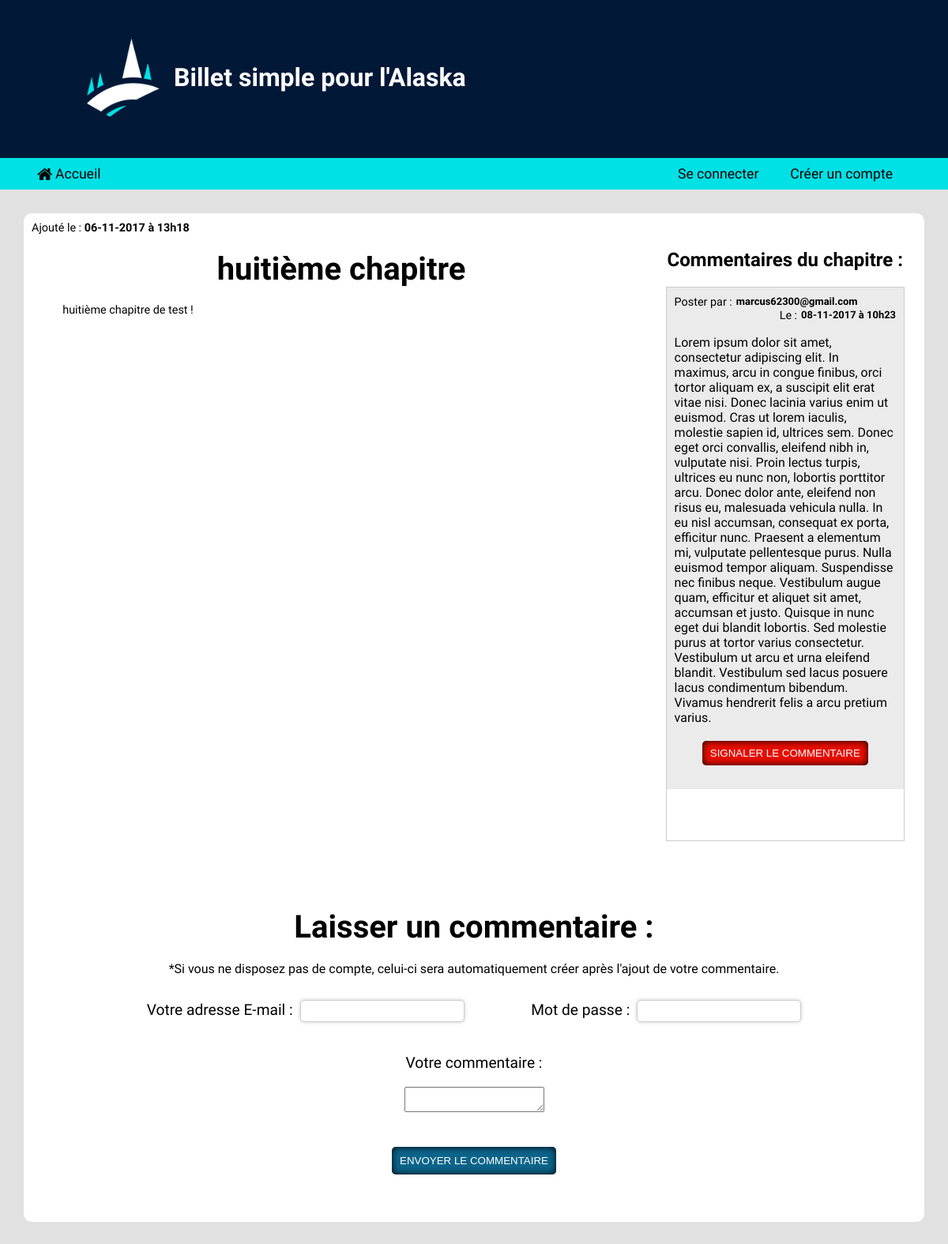
Page /index.php?action=ticket&id=8 on the earlier database version.
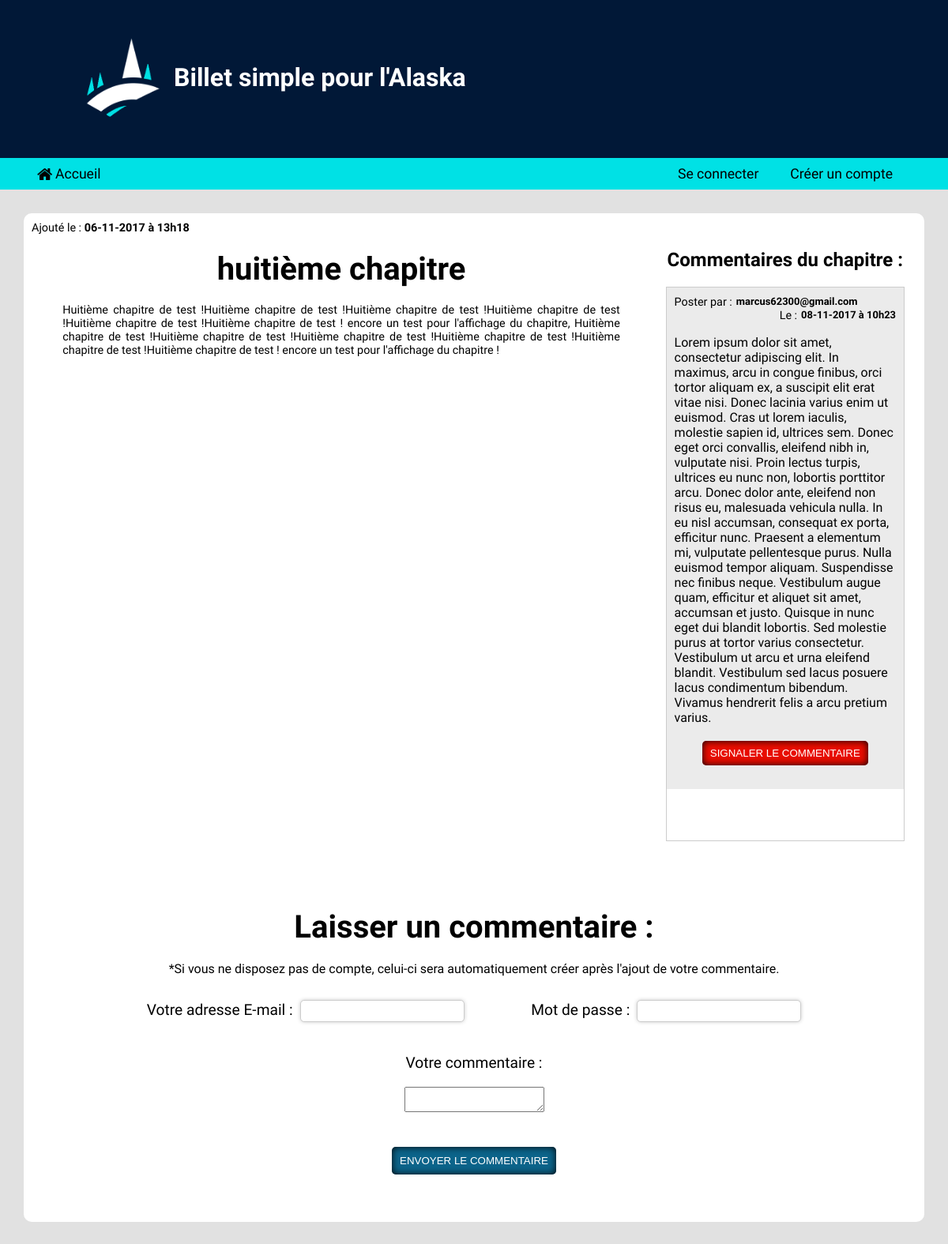
Same page on the later database version.
### tables this page shows
CREATE TABLE `tickets` (
  `id` int(11) NOT NULL,
  `title` varchar(255) NOT NULL,
  `content` text NOT NULL,
  `dateTimeAdd` datetime NOT NULL,
  `dateTimeLastModified` datetime DEFAULT NULL
);

CREATE TABLE `comments` (
  `id` int(11) NOT NULL,
  `content` text NOT NULL,
  `dateTimeAdd` datetime NOT NULL,
  `idTicket` int(11) NOT NULL,
  `idMember` int(11) NOT NULL,
  `alert` tinyint(1) NOT NULL
);

CREATE TABLE `members` (
  `id` int(11) NOT NULL,
  `emailAdress` varchar(255) NOT NULL,
  `password` varchar(255) NOT NULL,
  `status` varchar(20) NOT NULL
);

### Controler/Frontend/ControlerDisplayTicket.php (called while the page is built, shortened)
<?php
require_once('Model/TicketsManager.php');
require_once('Model/CommentsManager.php');
class ControlerDisplayTicket
{
    private $_ticketManager;
    private $_commentManager;
    public function displayTicket($idTicket)
    {
        $ticket = $this->ticketManager()->getTicket($idTicket);
        $commentsTicket = $this->commentManager()->getListCommentsTicket($idTicket);
        $viewDisplayTicket = new View('DisplayTicket');
        $viewDisplayTicket->generate(array(
            'ticket' => $ticket,
            'commentsTicket' => $commentsTicket
        ));
    }
    public function setTicketManager($ticketManager) { $this->_ticketManager = $ticketManager; }
    public function ticketManager() { return $this->_ticketManager; }
    public function setCommentManager($commentManager) { $this->_commentManager = $commentManager; }
    public function commentManager() { return $this->_commentManager; }
}

### index.php (called while the page is built, shortened)
<?php
require('Controler/Frontend/Router.php');
$router = new Router();
$router->routeRequest();

### model/TicketsManager.php (called while the page is built, shortened)
<?php
require_once('Ticket.php');
class TicketsManager extends Manager
{
    public function getTicket($id)
    {
        $bdd = $this->bddConnect();
        $request = $bdd->prepare('SELECT title, content, DATE_FORMAT(dateTimeAdd, \'%d-%m-%Y à %Hh%i\') AS dateTimeAdd, DATE_FORMAT(dateTimeLastModified, \'%d-%m-%Y à %Hh%i\') AS dateTimeModified FROM tickets WHERE id = :id');
        $request->bindValue(':id', $id, PDO::PARAM_INT);
        $request->execute() or die(print_r($request->errorInfo(), TRUE));
        $data = $request->fetch();
        $ticket = new Ticket($data);
        return $ticket;
    }
}

### model/Ticket.php (called while the page is built, shortened)
<?php
class Ticket
{
    private $_title;
    private $_content;
    private $_dateTimeAdd;
    public function hydrate(array $donnees)
    {
        foreach($donnees as $key => $value)
        {
            $method = 'set'.ucfirst($key);
        }
    }
    public function setTitle($title)
    {
        $this->_title = $title;
    }
    public function setContent($content)
    {
        $this->_content = $content;
    }
    public function setDateTimeAdd($dateTimeAdd)
    {
        $this->_dateTimeAdd = $dateTimeAdd;
    }
    public function title()
    {
        return $this->_title;
    }
    public function content()
    {
        return $this->_content;
    }
    public function dateTimeAdd()
    {
        return $this->_dateTimeAdd;
    }
}

### model/CommentsManager.php (called while the page is built, shortened)
<?php
require_once('CommentsJoin.php');
class CommentsManager extends Manager
{
    public function getListCommentsTicket($id)
    {
        $bdd = $this->bddConnect();
        $request = $bdd->prepare('SELECT com.id idComment, DATE_FORMAT(com.dateTimeAdd, \'%d-%m-%Y à %Hh%i\') AS dateTimeAddComment, com.content contentComment, com.alert alertComment, m.emailAdress mailMember, t.title titleTicket FROM comments com INNER JOIN members m ON com.idMember = m.id INNER JOIN tickets t ON com.idTicket = t.id WHERE com.idTicket = :idTicket ORDER BY com.alert DESC, com.dateTimeAdd DESC');
        $request->bindValue(':idTicket', $id, PDO::PARAM_INT);
        $request->execute() or die(print_r($request->errorInfo(), TRUE));
        $comment = $request->fetchAll();
        for($i = 0; $i < count($comment); $i++)
        {
            $comment[$i] = new CommentsJoin($comment[$i]);
        }
        return $comment;
    }
}

### Model/CommentsJoin.php (called while the page is built, shortened)
<?php
class CommentsJoin
{
    private $_dateTimeAddComment;
    private $_contentComment;
    private $_alertComment;
    private $_mailMember;
    public function hydrate(array $donnees)
    {
        foreach($donnees as $key => $value)
        {
            $method = 'set'.ucfirst($key);
        }
    }
    public function setDateTimeAddComment($dateTimeAddComment) { $this->_dateTimeAddComment = $dateTimeAddComment; }
    public function setContentComment($contentComment) { $this->_contentComment = $contentComment; }
    public function setAlertComment($alertComment) { $this->_alertComment = $alertComment; }
    public function setMailMember($mailMember) { $this->_mailMember = $mailMember; }
    public function dateTimeAddComment() { return $this->_dateTimeAddComment; }
    public function contentComment() { return $this->_contentComment; }
    public function alertComment() { return $this->_alertComment; }
    public function mailMember() { return $this->_mailMember; }
}

### view/frontend/viewDisplayTicket.php (the view, shortened to what this page needs)
<section id="sectionTicket">
    <article id="displayTicket">
        <p>Ajouté le : <span class="strong"><?= $ticket->dateTimeAdd(); ?></span></p>
        <h1 class="titleTicket"><?= $ticket->title(); ?></h1>
        <div id="contentTicket">
            <?= $ticket->content(); ?>
        </div>
    </article>
    <article id="displayComments">
        <h1>Commentaires du chapitre :</h1>
        <div id="listComments">
            <?php for($i = 0; $i < count($commentsTicket); $i++) : ?>
                <?php
                    if($commentsTicket[$i]->alertComment() == 1)
                    {
                ?>
                    <div class="commentSignal">
                <?php
                    }
                    else
                    {
                ?>
                    <div class="comment">
                <?php
                    }
                ?>
                    <p class="headerComment">
                        <span>Poster par : <span class="strong"><?= $commentsTicket[$i]->mailMember(); ?></span></span>
                        <span>Le : <span class="strong"><?= $commentsTicket[$i]->dateTimeAddComment(); ?></span></span>
                    </p>
                    <div class="contentComment">
                        <?= $commentsTicket[$i]->contentComment(); ?>
                    </div>
                    <form action="index.php?action=ticket" method="post">
                        <p>
                            <?php
                            if($commentsTicket[$i]->alertComment() == 1)
                            {
                            ?>
                                <input type="submit" class="buttonBlog" value="Commentaire signaler" disabled>
                            <?php
                            }
                            else
                            {
                            ?>
                                <input type="submit" class="buttonBlog" value="Signaler le commentaire">
                            <?php
                            }
                            ?>
                        </p>
                    </form>
                </div>
            <?php endfor; ?>
        </div>
    </article>
    <article id="registrationPostComment">
        <h1>Laisser un commentaire :</h1>
        <p id="textPost">*Si vous ne disposez pas de compte, celui-ci sera automatiquement créer après l'ajout de votre commentaire.</p>
        <form action="index.php?action=ticket" method="post">
            <div id="fieldsSeized">
            <?php
            if(isset($_SESSION['emailAdress']))
            {
            ?>
                <p>
                    <label for="emailAdress">Votre adresse E-mail :</label>
                    <input type="email" name="emailAdress" id="emailAdress" value="<?= $_SESSION['emailAdress']; ?>" disabled>
                    <input type="hidden" name="emailAdress" id="emailAdress" value="<?= $_SESSION['emailAdress']; ?>">
                </p>
            <?php
            }
            else
            {
            ?>
                <p>
                    <label for="emailAdress">Votre adresse E-mail :</label>
                    <input type="email" name="emailAdress" id="emailAdress">
                </p>
                <p>
                    <label for="password">Mot de passe :</label>
                    <input type="password" name="password" id="password">
                </p>
            <?php
            }
            ?>
            </div>
            <div id="seizedComment">
                <p>
                    <label for="comment">Votre commentaire :</label><br>
                    <textarea name="comment"></textarea>
                </p>
            </div>
            <p>
                <input type="submit" class="buttonBlog" value="Envoyer le commentaire">
            </p>
        </form>
    </article>
</section>

### view/frontend/template.php (shortened to what this page needs)
<!doctype html>
<html lang="fr">
    <head>
        <link rel="stylesheet" href="contenu/font-awesome/css/font-awesome.min.css">
        <link rel="stylesheet" href="Contenu/css/style.css">
        <link rel="stylesheet" href="Contenu/css/styleFrontend.css">
    </head>
    <body>
        <header>
            <p><img src="contenu/images/logo.png"></p>
            <h1>Billet simple pour l'Alaska</h1>
        </header>
        <nav>
            <ul id="oneLevel">
                <li><span class="fa fa-home"></span><a href="index.php">Accueil</a></li>
                <ul id="secondLevel">
                <?php if(isset($_SESSION['emailAdress']))
                {
                    if($_SESSION['status'] == 'administrateur')
                    {
                    ?>
                        <li><a href="admin.php">Administrer le Blog</a></li>
                    <?php
                    }
                    ?>
                        <li><a href="index.php?action=deconnect">Deconnexion</a></li>
                    <?php
                }
                else
                {
                ?>
                    <li><a href="index.php?action=connection">Se connecter</a></li>
                    <li><a href="index.php?action=registration">Créer un compte</a></li>
                <?php
                }
                ?>
                </ul>
            </ul>
        </nav>
        <?= $content; ?>
    </body>
</html>

### Controler/Frontend/Router.php (shortened to what this page needs)
<?php
require_once('Controler/Frontend/ControlerDisplayTicket.php');
class Router
{
    private $_ctrlDisplayTicket;
    public function routeRequest()
    {
        try
        {
            if(isset($_GET['action']))
            {
                if($_GET['action'] == 'ticket')
                {
                    try
                    {
                        if(isset($_GET['id']))
                        {
                            if($_GET['id'] != 0)
                            {
                                $this->ctrlDisplayTicket()->displayTicket($_GET['id']);
                            }
                            else
                            {
                                throw new Exception("Identifiant de chapitre incorrect");
                            }
                        }
                    }
                    catch(Exception $e)
                    {
                        $this->error($e->getMessage());
                    }
                }
            }
            else
            {
                $this->ctrlIndex()->callGetTickets();
            }
        }
        catch(Exception $e)
        {
            $this->error($e->getMessage());
        }
    }
    public function setCtrlDisplayTicket($ctrlDisplayTicket) { $this->_ctrlDisplayTicket = $ctrlDisplayTicket; }
    public function ctrlDisplayTicket() { return $this->_ctrlDisplayTicket; }
}

### View/Frontend/View.php (shortened to what this page needs)
<?php
class View
{
    private $_file;
    private $_title;
    public function generate($data)
    {
        $content = $this->generateFile($this->file(), $data);
        $view = $this->generateFile('View/Frontend/Template.php', array(
            'title' => $this->title(),
            'content' => $content
        ));
        echo $view;
    }
    private function generateFile($file, $data)
    {
        if(file_exists($file))
        {
            extract($data);
            require $file;
            return ob_get_clean();
        }
        else {
            throw new Exception('Fichier ' . $file . ' introuvale');
        }
    }
    public function setTitle($title) { $this->_title = $title; }
    public function title() { return $this->_title; }
    public function setFile($file) { $this->_file = $file; }
    public function file() { return $this->_file; }
}

### Contenu/css/style.css (style rules this page uses)
* { margin: 0; padding: 0; }
body { width: 100%; height: 100%; background-color: #e1e1e1; font-family: 'El Messiri', sans-serif; }
header { background-color: #011837; height: 200px; font-family: 'Pattaya', sans-serif; }
header p { display: inline-block; width: 120px; vertical-align: middle; margin-left: 8%; margin-top: 40px; }
header img { width: 100%; vertical-align: middle; }
header h1 { position: relative; display: inline-block; vertical-align: middle; color: #fff; margin-top: 40px; }
nav { background-color: #00e1e5; padding: 10px 5%; }
nav ul { display: flex; justify-content: space-between; list-style-type: none; }
nav li { position: relative; margin: 0; padding: 0; }
nav span.fa-home { position: absolute; top: 5%; left: -13px; font-size: 1.3em; }
nav a { padding: 0 10px; color: #000; font-size: 1.1em; text-decoration: none; border-top: 1px solid transparent; border-bottom: 1px solid transparent; transition: all 0.3s; }
nav ul ul li + li { margin-left: 20px; }

### Contenu/css/styleFrontend.css (style rules this page uses)
section { margin: 30px; padding: 10px; background-color: #fff; border-radius: 10px; }
.strong { font-weight: bold; }
form { text-align: center; }
form label { font-size: 1.2em; }
.buttonBlog { background-color: #0c648a; padding: 10px; color: #fff; border: none; cursor: pointer; border-radius: 5px; text-decoration: none; box-shadow: inset 0 0 10px #000; text-transform: uppercase; transition: all 0.5s; }
.titleTicket { font-family: Pattaya, sans-serif; font-size: 1.2em; }
#sectionTicket { display: flex; justify-content: space-between; flex-wrap: wrap; }
#displayTicket { width: 70%; }
#displayTicket p { font-size: 0.9em; }
#displayTicket h1 { margin: 20px 0; font-size: 2.5em; text-align: center; }
#contentTicket { width: 90%; margin: 0 auto; text-align: justify; }
#displayComments { width: 27%; padding: 15px; border-radius: 10px; }
#displayComments h1 { text-align: center; font-size: 1.5em; margin: 20px 0; }
#listComments { overflow-y: scroll; background-color: #fff; border: 1px solid #ccc; height: 700px; }
.comment, .commentSignal { padding: 10px; }
.comment:nth-child(odd) { background-color: rgba(204, 204, 204, 0.4); }
.headerComment span { font-size: 0.9em; }
.headerComment span:first-child { float: left; }
.headerComment span span { margin-left: 5px; }
.headerComment span:last-child { float: right; }
.contentComment { margin-top: 50px; clear: both; }
.comment form input[type="submit"], .commentSignal input[type="submit"] { background-color: #E80D00; padding: 8px 10px; margin: 20px 0; }
#registrationPostComment { width: 90%; margin: 50px auto; }
#registrationPostComment h1 { margin: 20px 0; font-size: 2.5em; text-align: center; }
#textPost { text-align: center; margin-bottom: 30px; }
#fieldsSeized p { display: inline-block; }
#fieldsSeized p:last-child { margin-left: 8%; }
#fieldsSeized input { width: 200px; height: 20px; padding: 3px; margin-left: 5px; border: 1px solid #ccc; box-shadow: 0 0 5px #ccc; border-radius: 5px; }
#seizedComment { width: 90%; margin: 40px auto; }
#seizedComment label { display: block; text-align: center; }

Differences in the rows shown:
changed tickets "huitième chapitre": content "huitième chapitre de test !" → "Huitième chapitre de test !Huitième chapitre de test !Huitième chapitre de test !Huitième chapitre de test !Huitième chapitre de test !Huitième chapitre de test ! encore un test pour l'affichage du chapitre, Huitième chapitre de test !Huitième chapitre de test !Huitième chapitre de test !Huitième chapitre de test !Huitième chapitre de test !Huitième chapitre de test ! encore un test pour l'affichage du chapitre !"
